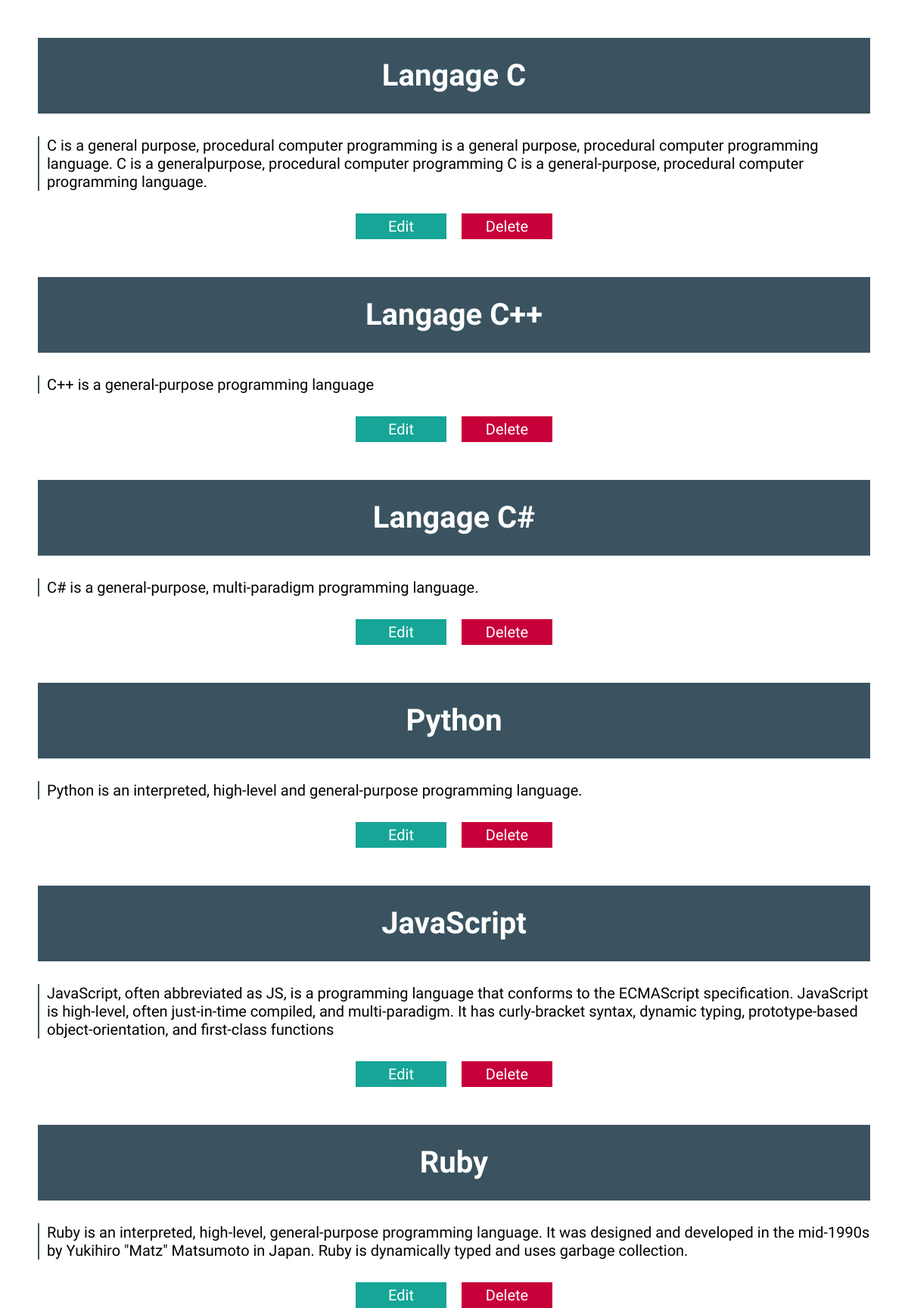
Page /php-mysql-blog/view.php on the committed database.
### tables this page shows
CREATE TABLE `data` (
  `Id` int(11) NOT NULL,
  `title` varchar(255) NOT NULL,
  `content` longtext NOT NULL
);

### php-mysql-blog/logic.php (called while the page is built, shortened)
<?php
    $connection = mysqli_connect("localhost","root","","advancedBlog");
    $sql = "SELECT * FROM data";
    $query = mysqli_query($connection, $sql);
?>

### php-mysql-blog/view.php (the view, shortened to what this page needs)
<?php
    include "logic.php"
?>
<!DOCTYPE html>
<html lang="en">
<head>
    <link rel="stylesheet" href="style.css">
</head>
<body>
    <div class="container">
        <?php foreach($query as $q) {?>
            <div class="view">
                <h1 class="title_edit"><?php echo $q['title']; ?></h1>
            </div>
            <p class="content_edit"><?php echo $q['content']; ?></p>
            <div class="edit">
                <a class="edit_edit" href="edit.php?id=<?php echo $q['Id']; ?>">Edit</a>
                <form method="POST">
                    <button class="delete_edit" name="delete">Delete</button>
                </form>
            </div>
        <?php }?>
    </div>
</body>
</html>

### php-mysql-blog/style.css (style rules this page uses)
* { margin: 0; padding: 0; box-sizing: border-box; }
:root { --color-dark: #3b5360; }
html { font-size: 62.5%; }
body { font-family: 'Hind', sans-serif; background-color: white; }
a { text-decoration: none; }
.container { display: flex; justify-content: center; align-items: center; flex-wrap: nowrap; flex-direction: column; }
.title_edit { font-size: 4rem; text-align: center; margin-top: 5rem; background-color: var(--color-dark); color: white; line-height: 10rem; width: 110rem; }
.content_edit { width: 110rem; margin-top: 3rem; border-left: 2px solid var(--color-dark); font-size: 2rem; padding-left: 1rem; }
.edit { display: flex; }
.edit_edit { font-size: 2rem; display: inline-block; margin-top: auto; width: 12rem; color: white; background-color: #16a596; text-align: center; margin-right: 2rem; padding: .5rem; }
.delete_edit { font-family: inherit; color: white; background-color: #c70039; width: 12rem; cursor: pointer; font-size: 2rem; margin-top: 3rem; border: none; padding: .5rem; }

### rows in the picture
data: title "Langage C", content "C is a general purpose, procedural computer programming is a general purpose, procedural computer programming language. C is a generalpurpose, procedural computer programming C is a general-purpose, procedural computer programming language."
data: title "Langage C++", content "C++ is a general-purpose programming language"
data: title "Langage C#", content "C# is a general-purpose, multi-paradigm programming language."
data: title "Python", content "Python is an interpreted, high-level and general-purpose programming language."
data: title "JavaScript", content "JavaScript, often abbreviated as JS, is a programming language that conforms to the ECMAScript specification. JavaScript is high-level, often just-in-time compiled, and multi-paradigm. It has curly-bracket syntax, dynamic typing, prototype-based object-orientation, and first-class functions"
data: title "Ruby", content "Ruby is an interpreted, high-level, general-purpose programming language. It was designed and developed in the mid-1990s by Yukihiro \"Matz\" Matsumoto in Japan. Ruby is dynamically typed and uses garbage collection."
